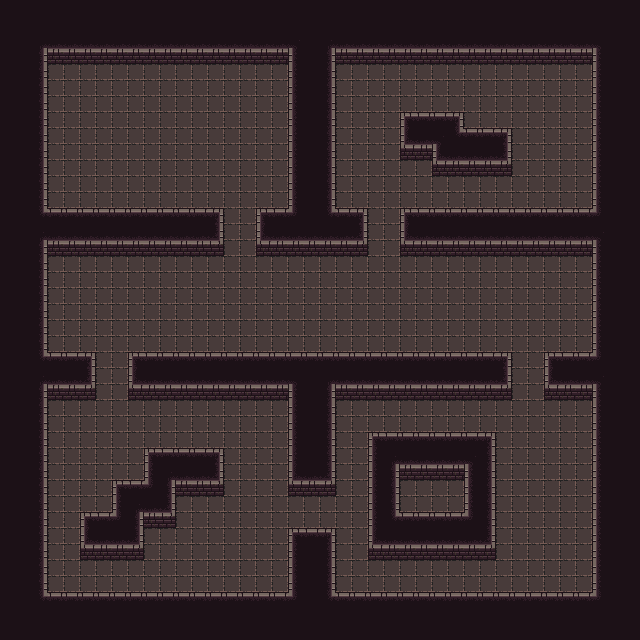

The image is a tile-based game level rendered from a .tmx file. Its description and complete source (layers, tilesets, objects, tile grids) follow:
An orthogonal 40x40 tile map with 16x16 px tiles, 1 tile layer (Wall).

<map version="1.8" tiledversion="1.8.5" orientation="orthogonal" renderorder="right-down" width="40" height="40" tilewidth="16" tileheight="16" infinite="0" nextlayerid="5" nextobjectid="1">
 <editorsettings>
  <export target="../tile/dungeon_test_export..tmx" format="tmx" />
 </editorsettings>
 <tileset firstgid="1" source="itch-io-DungeonTileset4.tsx" />
 <layer id="2" name="Wall" width="40" height="40">
  <data encoding="csv">
51,51,51,51,51,51,51,51,51,51,51,51,51,51,51,51,51,51,51,51,51,51,51,51,51,51,51,51,51,51,51,51,51,51,51,51,51,51,51,51,
51,51,51,51,51,51,51,51,51,51,51,51,51,51,51,51,51,51,51,51,51,51,51,51,51,51,51,51,51,51,51,51,51,51,51,51,51,51,51,51,
51,51,39,99,99,99,99,99,99,99,99,99,99,99,99,99,99,99,14,51,12,99,99,99,99,99,99,99,99,99,99,99,99,99,99,99,99,41,51,51,
51,51,52,118,119,119,119,119,119,119,119,119,119,119,119,119,119,120,50,51,52,19,19,19,19,19,19,19,19,19,19,19,19,19,19,118,120,50,51,51,
51,51,52,129,129,129,129,129,129,129,129,129,129,129,129,129,129,129,50,51,52,129,129,129,129,129,129,129,129,129,129,129,129,129,129,129,129,50,51,51,
51,51,52,129,129,129,129,129,129,129,129,129,129,129,129,129,129,129,50,51,52,129,129,129,129,129,129,129,129,129,129,129,129,129,129,129,129,50,51,51,
51,51,52,129,129,129,129,129,129,129,129,129,129,129,129,129,129,129,50,51,52,129,129,129,129,129,129,129,129,129,129,129,129,129,129,129,129,50,51,51,
51,51,52,129,129,129,129,129,129,129,129,129,129,129,129,129,129,129,50,51,52,129,129,129,129,34,35,35,36,129,129,129,129,129,129,129,129,50,51,51,
51,51,52,129,129,129,129,129,129,129,129,129,129,129,129,129,129,129,50,51,52,129,129,129,129,98,99,14,44,35,35,36,129,129,129,129,129,50,51,51,
51,51,52,129,129,129,129,129,129,129,129,129,129,129,129,129,129,129,50,51,52,129,129,129,129,117,119,98,99,99,99,100,129,129,129,129,129,50,51,51,
51,51,52,129,129,129,129,129,129,129,129,129,129,129,129,129,129,129,50,51,52,129,129,129,129,129,129,18,19,19,19,20,129,129,129,129,129,50,51,51,
51,51,52,129,129,129,129,129,129,129,129,129,129,129,129,129,129,129,50,51,52,129,129,129,129,129,129,129,129,129,129,129,129,129,129,129,129,50,51,51,
51,51,52,129,129,129,129,129,129,129,129,129,129,129,129,129,129,129,50,51,52,129,129,129,129,129,129,129,129,129,129,129,129,129,129,129,129,50,51,51,
51,51,44,35,35,35,35,35,35,35,35,35,35,36,129,129,34,35,46,51,44,35,36,129,129,34,35,35,35,35,35,35,35,35,35,35,35,46,51,51,
51,51,12,99,99,99,99,99,99,99,99,99,99,100,129,129,98,99,99,99,99,99,100,129,129,98,99,99,99,99,99,99,99,99,99,99,99,14,51,51,
51,51,52,19,19,19,19,19,121,122,122,122,122,123,129,129,18,19,19,19,19,19,20,129,129,18,19,19,19,19,19,19,19,19,19,19,19,50,51,51,
51,51,52,129,129,129,129,129,129,129,129,129,129,129,129,129,129,129,129,129,129,129,129,129,129,129,129,129,129,129,129,129,129,129,129,129,129,50,51,51,
51,51,52,129,129,129,129,129,129,129,129,129,129,129,129,129,129,129,129,129,129,129,129,129,129,129,129,129,129,129,129,129,129,129,129,129,129,50,51,51,
51,51,52,129,129,129,129,129,129,129,129,129,129,129,129,129,129,129,129,129,129,129,129,129,129,129,129,129,129,129,129,129,129,129,129,129,129,50,51,51,
51,51,52,129,129,129,129,129,129,129,129,129,129,129,129,129,129,129,129,129,129,129,129,129,129,129,129,129,129,129,129,129,129,129,129,129,129,50,51,51,
51,51,52,129,129,129,129,129,129,129,129,129,129,129,129,129,129,129,129,129,129,129,129,129,129,129,129,129,129,129,129,129,129,129,129,129,129,50,51,51,
51,51,52,129,129,129,129,129,129,129,129,129,129,129,129,129,129,129,129,129,129,129,129,129,129,129,129,129,129,129,129,129,129,129,129,129,129,50,51,51,
51,51,44,35,35,36,129,129,34,35,35,35,35,35,35,35,35,35,35,35,35,35,35,35,35,35,35,35,35,35,35,36,129,129,34,35,35,46,51,51,
51,51,12,99,99,100,129,129,98,99,99,99,99,99,99,99,99,99,41,51,39,99,99,99,99,99,99,99,99,99,99,100,129,129,98,99,99,14,51,51,
51,51,52,19,19,20,129,129,117,118,118,118,118,118,118,118,118,119,50,51,52,19,19,19,19,19,19,19,19,19,19,20,129,129,18,19,19,50,51,51,
51,51,52,129,129,129,129,129,129,129,129,129,129,129,129,129,129,129,50,51,52,129,129,129,129,129,129,129,129,129,129,129,129,129,129,129,129,50,51,51,
51,51,52,129,129,129,129,129,129,129,129,129,129,129,129,129,129,129,50,51,52,129,129,129,129,129,129,129,129,129,129,129,129,129,129,129,129,50,51,51,
51,51,52,129,129,129,129,129,129,129,129,129,129,129,129,129,129,129,50,51,52,129,129,34,35,35,35,35,35,35,36,129,129,129,129,129,129,50,51,51,
51,51,52,129,129,129,129,129,129,34,35,35,35,36,129,129,129,129,50,51,52,129,129,50,12,99,99,99,99,14,52,129,129,129,129,129,129,50,51,51,
51,51,52,129,129,129,129,129,129,50,12,99,99,100,129,129,129,129,98,99,100,129,129,50,52,118,119,119,120,50,52,129,129,129,129,129,129,50,51,51,
51,51,52,129,129,129,129,34,35,46,52,121,122,123,129,129,129,129,18,19,20,129,129,50,52,129,129,129,129,50,52,129,129,129,129,129,129,50,51,51,
51,51,52,129,129,129,129,50,12,99,100,129,129,129,129,129,129,129,129,129,129,129,129,50,52,129,129,129,129,50,52,129,129,129,129,129,129,50,51,51,
51,51,52,129,129,34,35,46,52,121,123,129,129,129,129,129,129,129,129,129,129,129,129,50,44,35,35,35,35,46,52,129,129,129,129,129,129,50,51,51,
51,51,52,129,129,98,99,99,100,129,129,129,129,129,129,129,129,129,34,35,36,129,129,98,99,99,99,99,99,99,100,129,129,129,129,129,129,50,51,51,
51,51,52,129,129,18,19,19,20,129,129,129,129,129,129,129,129,129,50,51,52,129,129,18,19,19,19,19,19,19,20,129,129,129,129,129,129,50,51,51,
51,51,52,129,129,129,129,129,129,129,129,129,129,129,129,129,129,129,50,51,52,129,129,129,129,129,129,129,129,129,129,129,129,129,129,129,129,50,51,51,
51,51,52,129,129,129,129,129,129,129,129,129,129,129,129,129,129,129,50,51,52,129,129,129,129,129,129,129,129,129,129,129,129,129,129,129,129,50,51,51,
51,51,44,35,35,35,35,35,35,35,35,35,35,35,35,35,35,35,46,51,44,35,35,35,35,35,35,35,35,35,35,35,35,35,35,35,35,46,51,51,
51,51,51,51,51,51,51,51,51,51,51,51,51,51,51,51,51,51,51,51,51,51,51,51,51,51,51,51,51,51,51,51,51,51,51,51,51,51,51,51,
51,51,51,51,51,51,51,51,51,51,51,51,51,51,51,51,51,51,51,51,51,51,51,51,51,51,51,51,51,51,51,51,51,51,51,51,51,51,51,51
</data>
 </layer>
 <objectgroup id="3" name="Config">
  <properties>
   <property name="ClearColor" type="color" value="#ff1c1117" />
   <property name="Type" value="Area2D" />
  </properties>
 </objectgroup>
</map>
